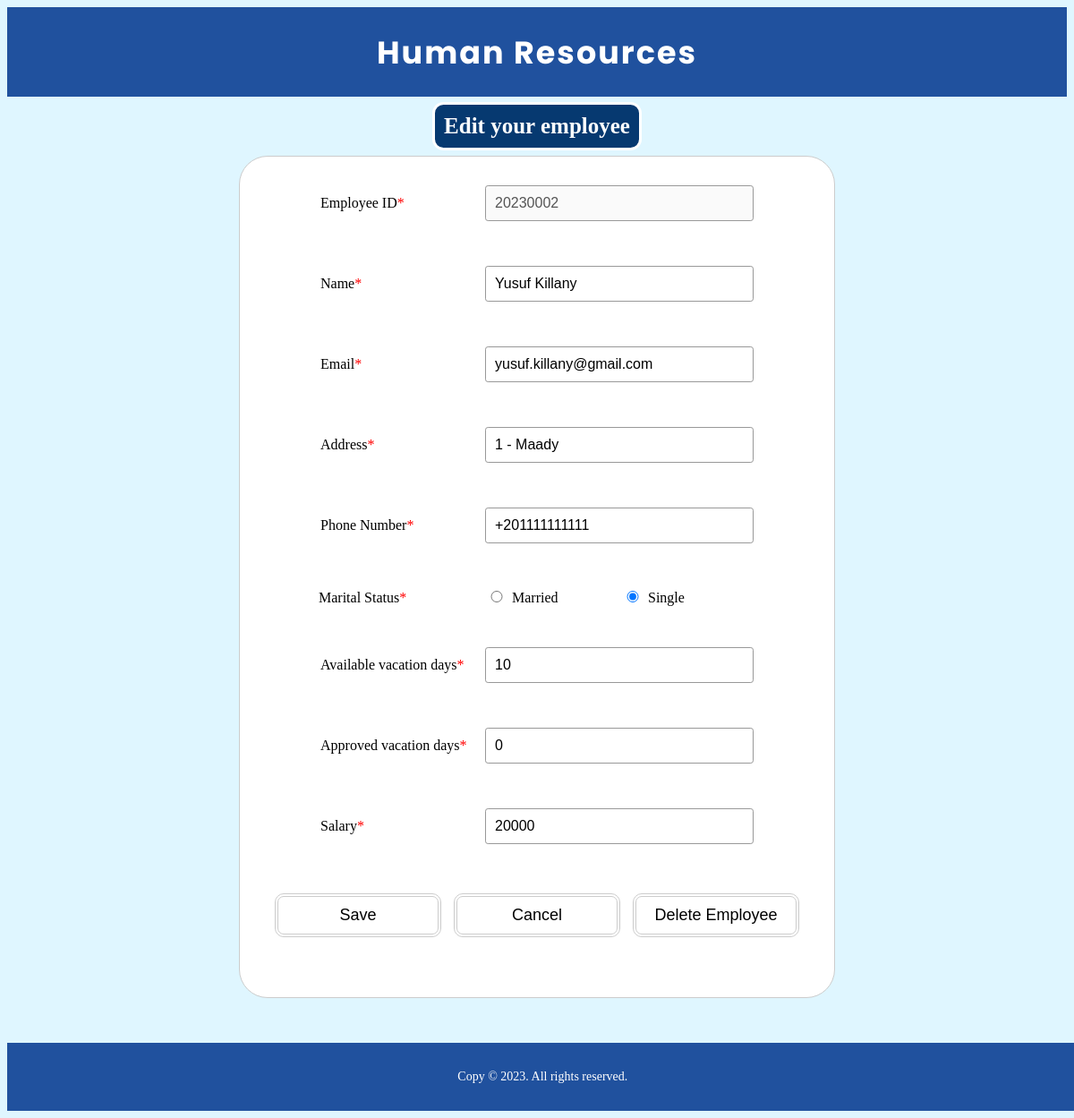
/search-employee/edit-employee/20230002, run on the app's committed database.
### HumanResources/models.py (models this page shows, shortened)
class Employee(models.Model):
    GENDER_CHOICES = (
        ('M', 'Male'),
        ('F', 'Female'),
    )
    MARITAL_STATUS_CHOICES = (
        ('S', 'Single'),
        ('M', 'Married'),
    )
    id = models.IntegerField(default=20230000, primary_key=True)
    name = models.CharField(max_length=100)
    email = models.EmailField(default="mail@gmail.com")
    phoneNumber = models.CharField(max_length=20)
    address = models.CharField(max_length=100)
    gender = models.CharField(
        max_length=1, choices=GENDER_CHOICES, default='M')
    maritalStatus = models.CharField(
        max_length=1, choices=MARITAL_STATUS_CHOICES, null=True)
    availableVacationDays = models.IntegerField(default=0)
    approvedVacationDays = models.IntegerField(default=0)
    salary = models.IntegerField()
    birthDay = models.DateField(null=True)

### HumanResources/views.py (the view, shortened to what this page needs)
# urls.py: path('search-employee/edit-employee/<int:employeeId>', views.editEmployeeForm, name='editEmployeeForm'),
def editEmployeeForm(request: HttpRequest, employeeId: int):
    employee = Employee.objects.get(id=employeeId)
    form = initialFormData(employee)
    return render(request, 'pages/edit-employee.html', {
        'form': form,
        'id': employee.id
    })

### HumanResources/views.py (called while the page is built)
def initialFormData(employee: Employee, isDesiabled: bool = True) -> EmployeeForm:
    initialData = {
        'id': employee.id,
        'name': employee.name,
        'email': employee.email,
        'address': employee.address,
        'phoneNumber': employee.phoneNumber,
        'gender': employee.gender,
        'maritalStatus': employee.maritalStatus,
        'availableVacationDays': employee.availableVacationDays,
        'approvedVacationDays': employee.approvedVacationDays,
        'salary': employee.salary,
        'birthDay': employee.birthDay
    }
    form = EmployeeForm(initial=initialData)
    return form

### HumanResources/templates/pages/edit-employee.html (shortened to what this page needs)
{% extends './base.html' %}
{% load static %}
{% block styleSheets %}
<link rel="stylesheet" href="{% static 'styles/index-style.css' %}" />
<link rel="stylesheet" href="{% static 'styles/form-style.css' %}">
{% endblock styleSheets %}
{% block body %}
<div class="form-container">
    <h2>Edit your employee</h2>
    {% if id %}
    <form id="edit-employee-form" action="{% url 'editEmployeeForm' id %}" method='post'>
        {% for field in form %}
        <div class="form-element">
            <label for="{{ field.id_for_label }}">{{ field.label }}<span aria-label="required">*</span></label>
            {{ field }}
        </div>
        {% endfor %}
        <div class="form-element">
            <button id="save-btn" type="submit">Save</button>
            <a href="{% url 'searchEmployee' %}"><button id="cancel-btn" type="button">Cancel</button></a>
            <a href="{% url 'deleteEmployee' id %}"><button id="delete-btn" type="button">Delete Employee</button></a>
        </div>
        <p class="errorMessage">{{ errorMessage }}</p>
    </form>
    {% else %}
        <p class="errorMessage">{{ errorMessage }}</p>
        <a href="{% url 'searchEmployee' %}"><button id="cancel-btn" type="button">Back to Search</button></a>
    {% endif %}
</div>
{% endblock body %}

### HumanResources/static/styles/index-style.css (style rules this page uses)
body { background-color: #DFF6FF; }

### HumanResources/static/styles/form-style.css (style rules this page uses)
.form-container { text-align: center; }
.form-container h2 { font-size: 25px; color: white; background-color: #063970; width: fit-content; padding: 10px; border-style: solid; border-radius: 0.5em; margin: 0.5% auto; text-align: center; }
.errorMessage { color: red; background-color: white; text-align: center; width: fit-content; font-size: 25px; font-weight: bold; margin: 0.2em auto; padding: 10px; border-radius: 1em; }
form { color: black; background-color: white; margin: 0 auto; width: 600px; padding: 2em; border: 1px solid #ccc; border-radius: 2em; }
.form-element+.form-element { margin-top: 1.5em; }
#maritalStatus { display: inline-block; width: 19em; text-align: left; }
#maritalStatus div { display: inline-block; width: 50%; }
label { display: inline-block; width: 180px; text-align: left; }
input[type="radio"] { width: 20px; }
input, textarea { font: 1em sans-serif; width: 300px; box-sizing: border-box; border: 1px solid #999; border-radius: 0.2em; }
[aria-label="required"] { color: red; }
form div:last-child { text-align: center; }
button { display: inline-block; background-color: #ffffff; border-radius: 10px; border: 4px double #cccccc; color: #000000; text-align: center; font-size: 18px; padding: 10px; width: 186px; transition: all 0.3s; cursor: pointer; margin: 5px; }

### HumanResources/templates/pages/edit-employee.html (style rules this page uses)
.form-container input { padding: 10px; margin-bottom: 10px; }

### data on the page
Employee: form "20230002" "Yusuf Killany" "yusuf.killany@gmail.com" "1 - Maady" "+201111111111" "☐ Married ☑ Single" "10" "0" "20000"

### other printed values
{{ field.label }} "Employee ID" "Name" "Email" "Address" "Phone Number" "Marital Status" "Available vacation days" "Approved vacation days" "Salary"
